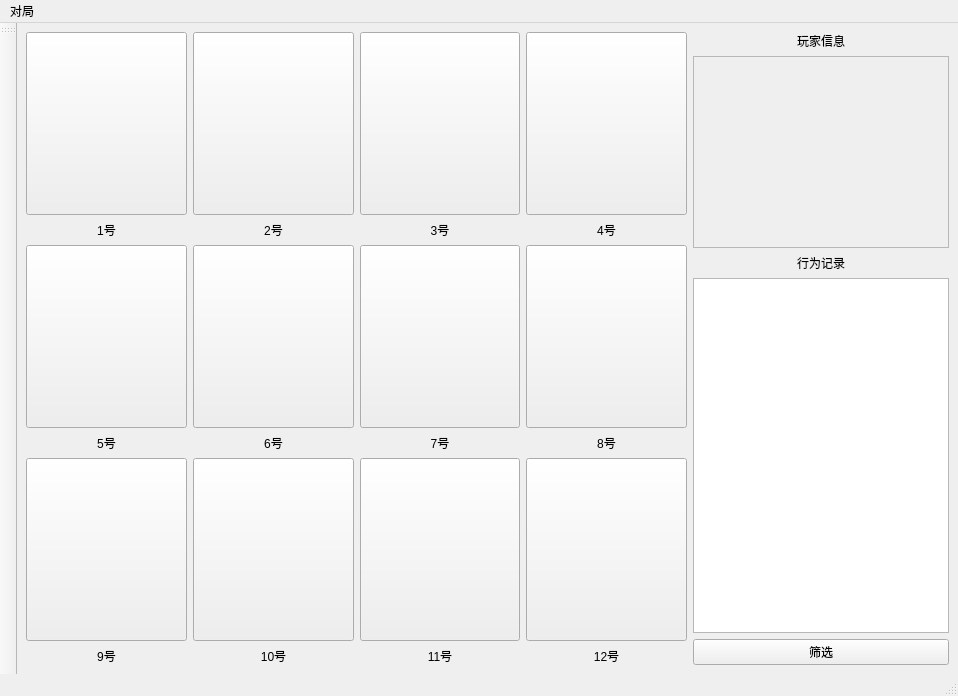
<?xml version="1.0" encoding="UTF-8"?>
<ui version="4.0">
 <class>MainWindow</class>
 <widget class="QMainWindow" name="MainWindow">
  <property name="geometry">
   <rect>
    <x>0</x>
    <y>0</y>
    <width>958</width>
    <height>696</height>
   </rect>
  </property>
  <property name="windowTitle">
   <string>MainWindow</string>
  </property>
  <property name="layoutDirection">
   <enum>Qt::LeftToRight</enum>
  </property>
  <widget class="QWidget" name="centralwidget">
   <layout class="QGridLayout" name="gridLayout_2">
    <item row="0" column="0">
     <layout class="QGridLayout" name="playerLayout">
      <item row="1" column="0">
       <layout class="QVBoxLayout" name="playerLayout_1">
        <item>
         <widget class="QPushButton" name="playerButton_1">
          <property name="sizePolicy">
           <sizepolicy hsizetype="Expanding" vsizetype="Expanding">
            <horstretch>0</horstretch>
            <verstretch>0</verstretch>
           </sizepolicy>
          </property>
          <property name="text">
           <string/>
          </property>
         </widget>
        </item>
        <item>
         <widget class="QLabel" name="playerLabel_1">
          <property name="sizePolicy">
           <sizepolicy hsizetype="Expanding" vsizetype="Minimum">
            <horstretch>0</horstretch>
            <verstretch>0</verstretch>
           </sizepolicy>
          </property>
          <property name="text">
           <string>1号</string>
          </property>
          <property name="alignment">
           <set>Qt::AlignCenter</set>
          </property>
         </widget>
        </item>
       </layout>
      </item>
      <item row="2" column="2">
       <layout class="QVBoxLayout" name="playerLayout_7">
        <item>
         <widget class="QPushButton" name="playerButton_7">
          <property name="sizePolicy">
           <sizepolicy hsizetype="Expanding" vsizetype="Expanding">
            <horstretch>0</horstretch>
            <verstretch>0</verstretch>
           </sizepolicy>
          </property>
          <property name="text">
           <string/>
          </property>
         </widget>
        </item>
        <item>
         <widget class="QLabel" name="playerLabel_7">
          <property name="sizePolicy">
           <sizepolicy hsizetype="Expanding" vsizetype="Minimum">
            <horstretch>0</horstretch>
            <verstretch>0</verstretch>
           </sizepolicy>
          </property>
          <property name="text">
           <string>7号</string>
          </property>
          <property name="alignment">
           <set>Qt::AlignCenter</set>
          </property>
         </widget>
        </item>
       </layout>
      </item>
      <item row="2" column="3">
       <layout class="QVBoxLayout" name="playerLayout_8">
        <item>
         <widget class="QPushButton" name="playerButton_8">
          <property name="sizePolicy">
           <sizepolicy hsizetype="Expanding" vsizetype="Expanding">
            <horstretch>0</horstretch>
            <verstretch>0</verstretch>
           </sizepolicy>
          </property>
          <property name="text">
           <string/>
          </property>
         </widget>
        </item>
        <item>
         <widget class="QLabel" name="playerLabel_8">
          <property name="sizePolicy">
           <sizepolicy hsizetype="Expanding" vsizetype="Minimum">
            <horstretch>0</horstretch>
            <verstretch>0</verstretch>
           </sizepolicy>
          </property>
          <property name="text">
           <string>8号</string>
          </property>
          <property name="alignment">
           <set>Qt::AlignCenter</set>
          </property>
         </widget>
        </item>
       </layout>
      </item>
      <item row="1" column="2">
       <layout class="QVBoxLayout" name="playerLayout_3">
        <item>
         <widget class="QPushButton" name="playerButton_3">
          <property name="sizePolicy">
           <sizepolicy hsizetype="Expanding" vsizetype="Expanding">
            <horstretch>0</horstretch>
            <verstretch>0</verstretch>
           </sizepolicy>
          </property>
          <property name="text">
           <string/>
          </property>
         </widget>
        </item>
        <item>
         <widget class="QLabel" name="playerLabel_3">
          <property name="sizePolicy">
           <sizepolicy hsizetype="Expanding" vsizetype="Minimum">
            <horstretch>0</horstretch>
            <verstretch>0</verstretch>
           </sizepolicy>
          </property>
          <property name="text">
           <string>3号</string>
          </property>
          <property name="alignment">
           <set>Qt::AlignCenter</set>
          </property>
         </widget>
        </item>
       </layout>
      </item>
      <item row="2" column="0">
       <layout class="QVBoxLayout" name="playerLayout_5">
        <item>
         <widget class="QPushButton" name="playerButton_5">
          <property name="sizePolicy">
           <sizepolicy hsizetype="Expanding" vsizetype="Expanding">
            <horstretch>0</horstretch>
            <verstretch>0</verstretch>
           </sizepolicy>
          </property>
          <property name="text">
           <string/>
          </property>
         </widget>
        </item>
        <item>
         <widget class="QLabel" name="playerLabel_5">
          <property name="sizePolicy">
           <sizepolicy hsizetype="Expanding" vsizetype="Minimum">
            <horstretch>0</horstretch>
            <verstretch>0</verstretch>
           </sizepolicy>
          </property>
          <property name="text">
           <string>5号</string>
          </property>
          <property name="alignment">
           <set>Qt::AlignCenter</set>
          </property>
         </widget>
        </item>
       </layout>
      </item>
      <item row="2" column="1">
       <layout class="QVBoxLayout" name="playerLayout_6">
        <item>
         <widget class="QPushButton" name="playerButton_6">
          <property name="sizePolicy">
           <sizepolicy hsizetype="Expanding" vsizetype="Expanding">
            <horstretch>0</horstretch>
            <verstretch>0</verstretch>
           </sizepolicy>
          </property>
          <property name="text">
           <string/>
          </property>
         </widget>
        </item>
        <item>
         <widget class="QLabel" name="playerLabel_6">
          <property name="sizePolicy">
           <sizepolicy hsizetype="Expanding" vsizetype="Minimum">
            <horstretch>0</horstretch>
            <verstretch>0</verstretch>
           </sizepolicy>
          </property>
          <property name="text">
           <string>6号</string>
          </property>
          <property name="alignment">
           <set>Qt::AlignCenter</set>
          </property>
         </widget>
        </item>
       </layout>
      </item>
      <item row="1" column="3">
       <layout class="QVBoxLayout" name="playerLayout_4">
        <item>
         <widget class="QPushButton" name="playerButton_4">
          <property name="sizePolicy">
           <sizepolicy hsizetype="Expanding" vsizetype="Expanding">
            <horstretch>0</horstretch>
            <verstretch>0</verstretch>
           </sizepolicy>
          </property>
          <property name="text">
           <string/>
          </property>
         </widget>
        </item>
        <item>
         <widget class="QLabel" name="playerLabel_4">
          <property name="sizePolicy">
           <sizepolicy hsizetype="Expanding" vsizetype="Minimum">
            <horstretch>0</horstretch>
            <verstretch>0</verstretch>
           </sizepolicy>
          </property>
          <property name="text">
           <string>4号</string>
          </property>
          <property name="alignment">
           <set>Qt::AlignCenter</set>
          </property>
         </widget>
        </item>
       </layout>
      </item>
      <item row="1" column="1">
       <layout class="QVBoxLayout" name="playerLayout_2">
        <item>
         <widget class="QPushButton" name="playerButton_2">
          <property name="sizePolicy">
           <sizepolicy hsizetype="Expanding" vsizetype="Expanding">
            <horstretch>0</horstretch>
            <verstretch>0</verstretch>
           </sizepolicy>
          </property>
          <property name="text">
           <string/>
          </property>
         </widget>
        </item>
        <item>
         <widget class="QLabel" name="playerLabel_2">
          <property name="sizePolicy">
           <sizepolicy hsizetype="Expanding" vsizetype="Minimum">
            <horstretch>0</horstretch>
            <verstretch>0</verstretch>
           </sizepolicy>
          </property>
          <property name="text">
           <string>2号</string>
          </property>
          <property name="alignment">
           <set>Qt::AlignCenter</set>
          </property>
         </widget>
        </item>
       </layout>
      </item>
      <item row="3" column="0">
       <layout class="QVBoxLayout" name="playerLayout_9">
        <item>
         <widget class="QPushButton" name="playerButton_9">
          <property name="sizePolicy">
           <sizepolicy hsizetype="Expanding" vsizetype="Expanding">
            <horstretch>0</horstretch>
            <verstretch>0</verstretch>
           </sizepolicy>
          </property>
          <property name="text">
           <string/>
          </property>
         </widget>
        </item>
        <item>
         <widget class="QLabel" name="playerLabel_9">
          <property name="sizePolicy">
           <sizepolicy hsizetype="Expanding" vsizetype="Minimum">
            <horstretch>0</horstretch>
            <verstretch>0</verstretch>
           </sizepolicy>
          </property>
          <property name="text">
           <string>9号</string>
          </property>
          <property name="alignment">
           <set>Qt::AlignCenter</set>
          </property>
         </widget>
        </item>
       </layout>
      </item>
      <item row="3" column="1">
       <layout class="QVBoxLayout" name="playerLayout_10">
        <item>
         <widget class="QPushButton" name="playerButton_10">
          <property name="sizePolicy">
           <sizepolicy hsizetype="Expanding" vsizetype="Expanding">
            <horstretch>0</horstretch>
            <verstretch>0</verstretch>
           </sizepolicy>
          </property>
          <property name="text">
           <string/>
          </property>
         </widget>
        </item>
        <item>
         <widget class="QLabel" name="playerLabel_10">
          <property name="sizePolicy">
           <sizepolicy hsizetype="Expanding" vsizetype="Minimum">
            <horstretch>0</horstretch>
            <verstretch>0</verstretch>
           </sizepolicy>
          </property>
          <property name="text">
           <string>10号</string>
          </property>
          <property name="alignment">
           <set>Qt::AlignCenter</set>
          </property>
         </widget>
        </item>
       </layout>
      </item>
      <item row="3" column="2">
       <layout class="QVBoxLayout" name="playerLayout_11">
        <item>
         <widget class="QPushButton" name="playerButton_11">
          <property name="sizePolicy">
           <sizepolicy hsizetype="Expanding" vsizetype="Expanding">
            <horstretch>0</horstretch>
            <verstretch>0</verstretch>
           </sizepolicy>
          </property>
          <property name="text">
           <string/>
          </property>
         </widget>
        </item>
        <item>
         <widget class="QLabel" name="playerLabel_11">
          <property name="sizePolicy">
           <sizepolicy hsizetype="Expanding" vsizetype="Minimum">
            <horstretch>0</horstretch>
            <verstretch>0</verstretch>
           </sizepolicy>
          </property>
          <property name="text">
           <string>11号</string>
          </property>
          <property name="alignment">
           <set>Qt::AlignCenter</set>
          </property>
         </widget>
        </item>
       </layout>
      </item>
      <item row="3" column="3">
       <layout class="QVBoxLayout" name="playerLayout_12">
        <item>
         <widget class="QPushButton" name="playerButton_12">
          <property name="sizePolicy">
           <sizepolicy hsizetype="Expanding" vsizetype="Expanding">
            <horstretch>0</horstretch>
            <verstretch>0</verstretch>
           </sizepolicy>
          </property>
          <property name="text">
           <string/>
          </property>
         </widget>
        </item>
        <item>
         <widget class="QLabel" name="playerLabel_12">
          <property name="sizePolicy">
           <sizepolicy hsizetype="Expanding" vsizetype="Minimum">
            <horstretch>0</horstretch>
            <verstretch>0</verstretch>
           </sizepolicy>
          </property>
          <property name="text">
           <string>12号</string>
          </property>
          <property name="alignment">
           <set>Qt::AlignCenter</set>
          </property>
         </widget>
        </item>
       </layout>
      </item>
     </layout>
    </item>
    <item row="0" column="1">
     <layout class="QVBoxLayout" name="verticalLayout_2">
      <item>
       <widget class="QLabel" name="infoLabel">
        <property name="sizePolicy">
         <sizepolicy hsizetype="Minimum" vsizetype="Preferred">
          <horstretch>0</horstretch>
          <verstretch>0</verstretch>
         </sizepolicy>
        </property>
        <property name="text">
         <string>玩家信息</string>
        </property>
        <property name="alignment">
         <set>Qt::AlignCenter</set>
        </property>
       </widget>
      </item>
      <item>
       <widget class="QListWidget" name="infoList">
        <property name="enabled">
         <bool>false</bool>
        </property>
        <property name="sizePolicy">
         <sizepolicy hsizetype="Minimum" vsizetype="Minimum">
          <horstretch>0</horstretch>
          <verstretch>0</verstretch>
         </sizepolicy>
        </property>
       </widget>
      </item>
      <item>
       <widget class="QLabel" name="recordLabel">
        <property name="sizePolicy">
         <sizepolicy hsizetype="Minimum" vsizetype="Preferred">
          <horstretch>0</horstretch>
          <verstretch>0</verstretch>
         </sizepolicy>
        </property>
        <property name="text">
         <string>行为记录</string>
        </property>
        <property name="alignment">
         <set>Qt::AlignCenter</set>
        </property>
       </widget>
      </item>
      <item>
       <widget class="QListWidget" name="recordList">
        <property name="sizePolicy">
         <sizepolicy hsizetype="Minimum" vsizetype="Expanding">
          <horstretch>0</horstretch>
          <verstretch>0</verstretch>
         </sizepolicy>
        </property>
       </widget>
      </item>
      <item>
       <layout class="QHBoxLayout" name="horizontalLayout">
        <item>
         <widget class="QPushButton" name="filterButton">
          <property name="sizePolicy">
           <sizepolicy hsizetype="Minimum" vsizetype="Minimum">
            <horstretch>0</horstretch>
            <verstretch>0</verstretch>
           </sizepolicy>
          </property>
          <property name="text">
           <string>筛选</string>
          </property>
         </widget>
        </item>
       </layout>
      </item>
     </layout>
    </item>
   </layout>
  </widget>
  <widget class="QMenuBar" name="menubar">
   <property name="geometry">
    <rect>
     <x>0</x>
     <y>0</y>
     <width>958</width>
     <height>26</height>
    </rect>
   </property>
   <widget class="QMenu" name="menuGame">
    <property name="title">
     <string>对局</string>
    </property>
    <addaction name="newGame"/>
   </widget>
   <addaction name="menuGame"/>
  </widget>
  <widget class="QStatusBar" name="statusbar"/>
  <widget class="QToolBar" name="toolBar">
   <property name="windowTitle">
    <string>toolBar</string>
   </property>
   <attribute name="toolBarArea">
    <enum>LeftToolBarArea</enum>
   </attribute>
   <attribute name="toolBarBreak">
    <bool>false</bool>
   </attribute>
  </widget>
  <action name="actionOpen">
   <property name="text">
    <string>Open</string>
   </property>
  </action>
  <action name="actionOpenFile">
   <property name="text">
    <string>Open</string>
   </property>
  </action>
  <action name="newGame">
   <property name="text">
    <string>新建对局</string>
   </property>
  </action>
 </widget>
 <resources>
  <include location="img.qrc"/>
 </resources>
 <connections/>
</ui>
